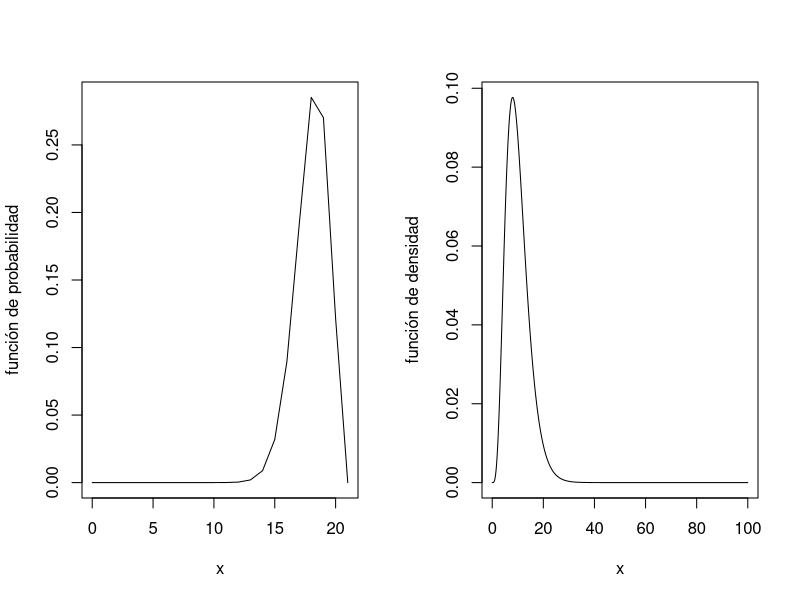
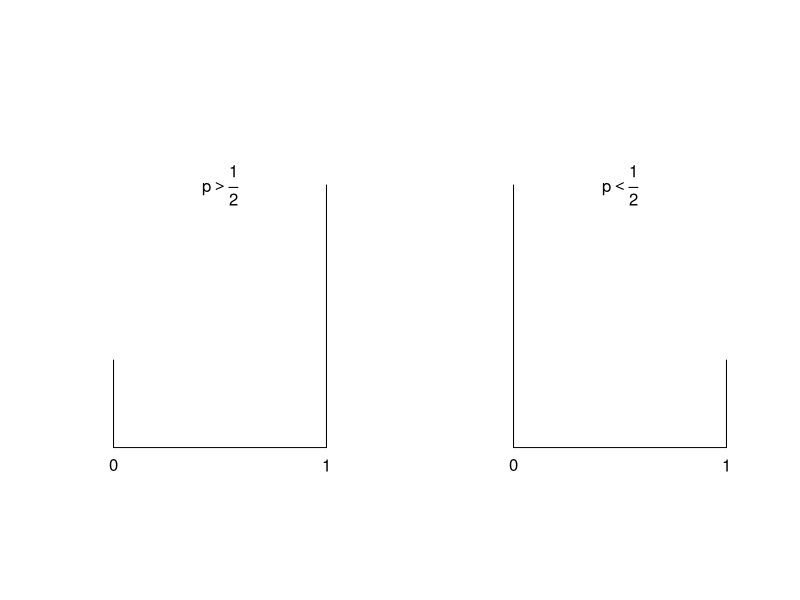
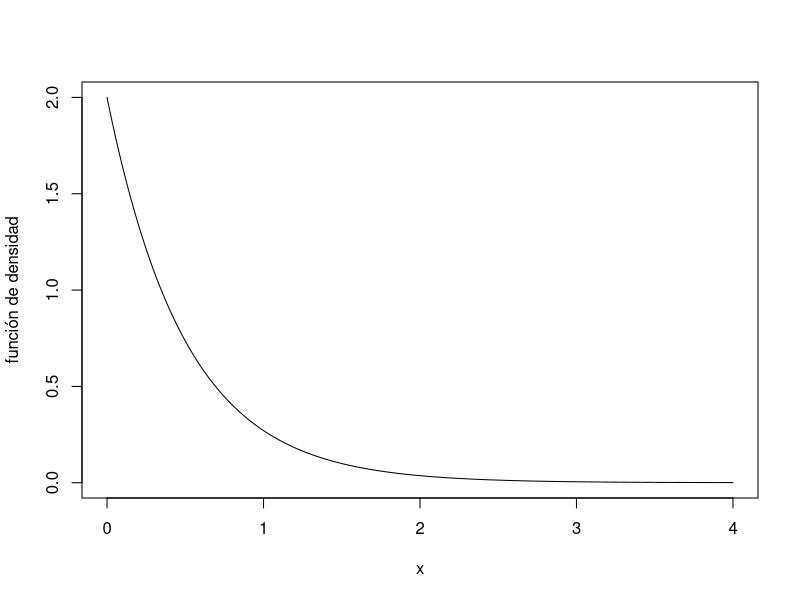
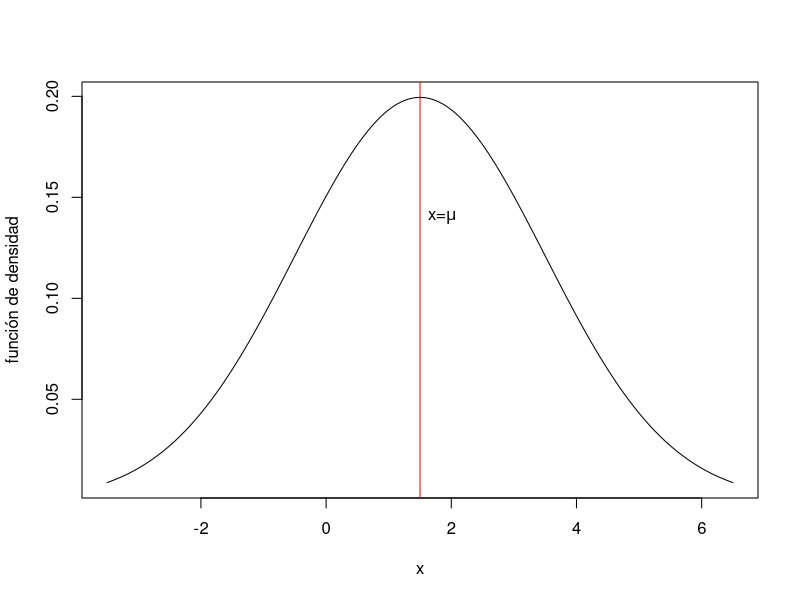
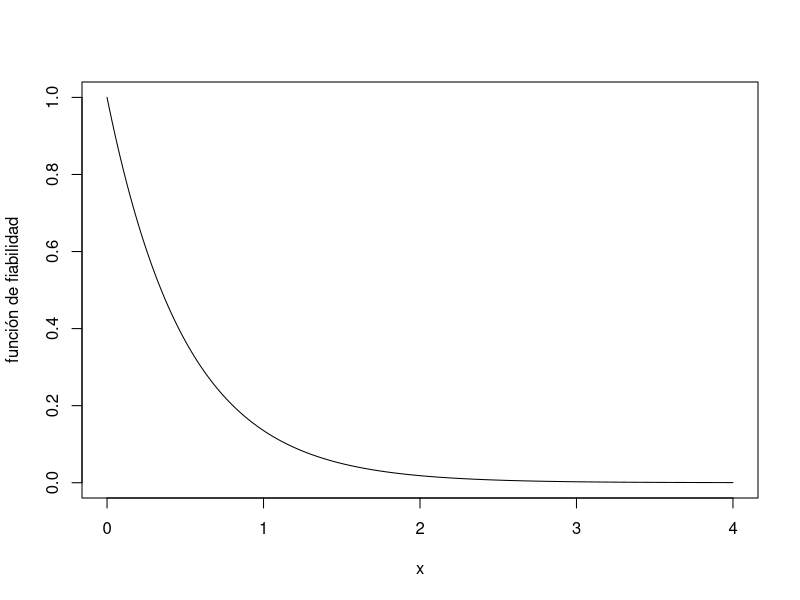

These charts were generated, in order, by the following R code:
## ---- chunk 1
knitr::opts_chunk$set(echo = TRUE)
## ---- chunk 2
par(mfrow=c(1,2))
x=seq(from=0,to=21, by=1)
plot(x,dbinom(x,20,0.9),type="l",ylab="función de probabilidad")
x=seq(from=0,to=100, by=0.1)
plot(x,dchisq(x,10),type="l",ylab="función de densidad")
## ---- chunk 3
par(mfrow=c(1,2))
plot(c(-0.1,1.1,-0,1.1),c(-0.1,-0.1,1,1),type="n",xlab="",ylab="",xaxt="n",yaxt="n",axes=FALSE)
lines(c(0,1),c(0,0))
text(0,-0.05,0)
p=0.75
lines(c(0,0),c(0,1-p))
text(1,-0.05,1)
lines(c(1,1),c(0,p))
text(0.5,0.75,expression(p>frac(1,2)))
plot(c(-0.1,1.1,-0,1.1),c(-0.1,-0.1,1,1),type="n",xlab="",ylab="",xaxt="n",yaxt="n",axes=FALSE)
lines(c(0,1),c(0,0))
text(0,-0.05,0)
p=0.25
lines(c(0,0),c(0,1-p))
text(1,-0.05,1)
lines(c(1,1),c(0,p))
text(0.5,0.75,expression(p<frac(1,2)))
## ---- chunk 4
par(mfrow=c(1,1))
x=seq(from=0,to=4,by=0.01)
plot(x,dexp(x,rate=2),type="l",ylab="función de densidad")
## ---- chunk 5
mu=1.5
sigma=2
x=seq(from=mu-5,to=mu+5,by=0.01)
plot(x,dnorm(x,mu,sigma),type="l",ylab="función de densidad")
text(mu+0.35,0.14,expression(paste("x=",mu)))
abline(v=mu,col="red")
## ---- chunk 6
x=seq(from=0,to=4, by=0.01)
lambda=2
plot(x,1-pexp(x,lambda),type="l",ylab="función de fiabilidad")
